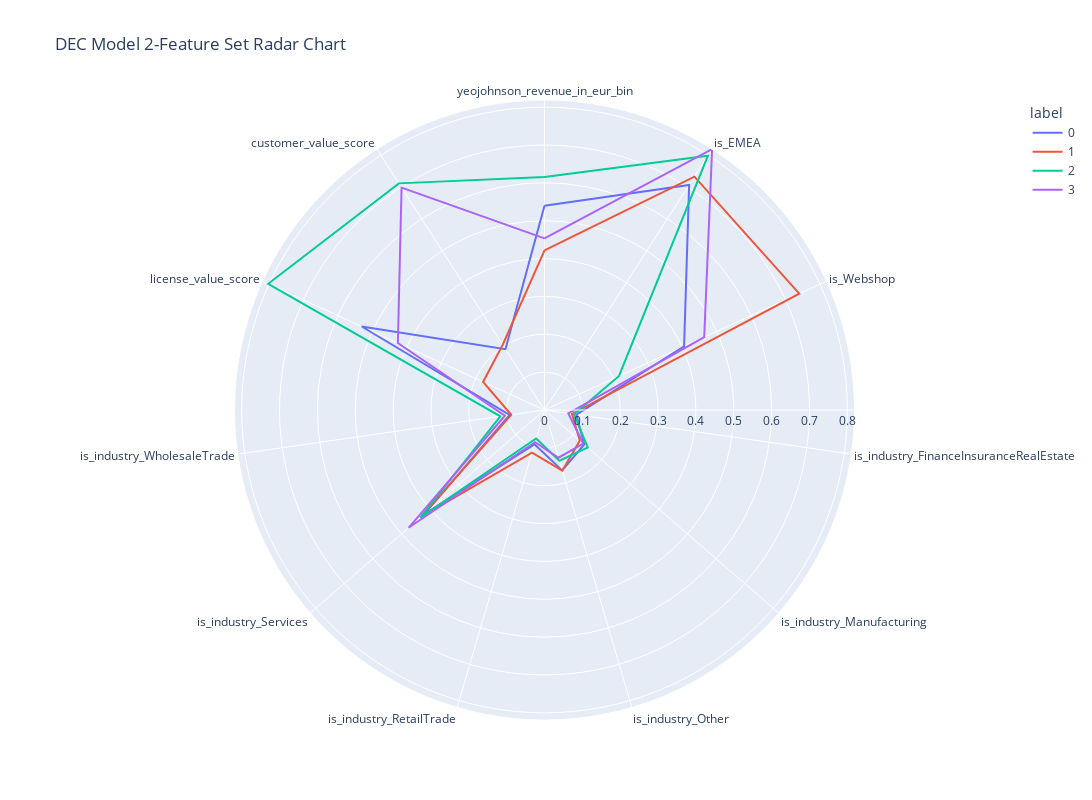

The cell this chart's notebook holds for it:
### Code cell
polar=clusters.groupby("label").mean().reset_index()
polar=pd.melt(polar,id_vars=["label"])
fig = px.line_polar(polar, r="value", theta="variable", color="label", 
                    line_close=True,
                    height=800,
                    width=1400, 
                    title="DEC Model 2-Feature Set Radar Chart")
fig.show()

### Figure 1 — Plotly figure (JSON) as saved in the notebook; plotly's stock layout.template omitted (floating-point values rounded to 4 significant figures)
{"data": [{"hovertemplate": "label=0<br>value=%{r}<br>variable=%{theta}<extra></extra>", "legendgroup": "0", "line": {"color": "#636efa", "dash": "solid"}, "marker": {"symbol": "circle"}, "mode": "lines", "name": "0", "r": [0.5398, 0.7067, 0.4054, 0.08522, 0.1389, 0.1662, 0.09455, 0.422, 0.09307, 0.531, 0.1909, 0.5398], "showlegend": true, "subplot": "polar", "theta": ["yeojohnson_revenue_in_eur_bin", "is_EMEA", "is_Webshop", "is_industry_FinanceInsuranceRealEstate", "is_industry_Manufacturing", "is_industry_Other", "is_industry_RetailTrade", "is_industry_Services", "is_industry_WholesaleTrade", "license_value_score", "customer_value_score", "yeojohnson_revenue_in_eur_bin"], "type": "scatterpolar"}, {"hovertemplate": "label=1<br>value=%{r}<br>variable=%{theta}<extra></extra>", "legendgroup": "1", "line": {"color": "#EF553B", "dash": "solid"}, "marker": {"symbol": "circle"}, "mode": "lines", "name": "1", "r": [0.4217, 0.7327, 0.7399, 0.07334, 0.1234, 0.167, 0.1171, 0.4303, 0.08882, 0.1783, 0.2044, 0.4217], "showlegend": true, "subplot": "polar", "theta": ["yeojohnson_revenue_in_eur_bin", "is_EMEA", "is_Webshop", "is_industry_FinanceInsuranceRealEstate", "is_industry_Manufacturing", "is_industry_Other", "is_industry_RetailTrade", "is_industry_Services", "is_industry_WholesaleTrade", "license_value_score", "customer_value_score", "yeojohnson_revenue_in_eur_bin"], "type": "scatterpolar"}, {"hovertemplate": "label=2<br>value=%{r}<br>variable=%{theta}<extra></extra>", "legendgroup": "2", "line": {"color": "#00cc96", "dash": "solid"}, "marker": {"symbol": "circle"}, "mode": "lines", "name": "2", "r": [0.6157, 0.7985, 0.2164, 0.07859, 0.1513, 0.1398, 0.07855, 0.4339, 0.1179, 0.8024, 0.7116, 0.6157], "showlegend": true, "subplot": "polar", "theta": ["yeojohnson_revenue_in_eur_bin", "is_EMEA", "is_Webshop", "is_industry_FinanceInsuranceRealEstate", "is_industry_Manufacturing", "is_industry_Other", "is_industry_RetailTrade", "is_industry_Services", "is_industry_WholesaleTrade", "license_value_score", "customer_value_score", "yeojohnson_revenue_in_eur_bin"], "type": "scatterpolar"}, {"hovertemplate": "label=3<br>value=%{r}<br>variable=%{theta}<extra></extra>", "legendgroup": "3", "line": {"color": "#ab63fa", "dash": "solid"}, "marker": {"symbol": "circle"}, "mode": "lines", "name": "3", "r": [0.4533, 0.8189, 0.4638, 0.06353, 0.1354, 0.1314, 0.08886, 0.4751, 0.1057, 0.4258, 0.6984, 0.4533], "showlegend": true, "subplot": "polar", "theta": ["yeojohnson_revenue_in_eur_bin", "is_EMEA", "is_Webshop", "is_industry_FinanceInsuranceRealEstate", "is_industry_Manufacturing", "is_industry_Other", "is_industry_RetailTrade", "is_industry_Services", "is_industry_WholesaleTrade", "license_value_score", "customer_value_score", "yeojohnson_revenue_in_eur_bin"], "type": "scatterpolar"}], "layout": {"height": 800, "legend": {"title": {"text": "label"}, "tracegroupgap": 0}, "polar": {"angularaxis": {"direction": "clockwise", "rotation": 90}, "domain": {"x": [0, 1], "y": [0, 1]}}, "title": {"text": "DEC Model 2-Feature Set Radar Chart"}, "width": 1400}}
